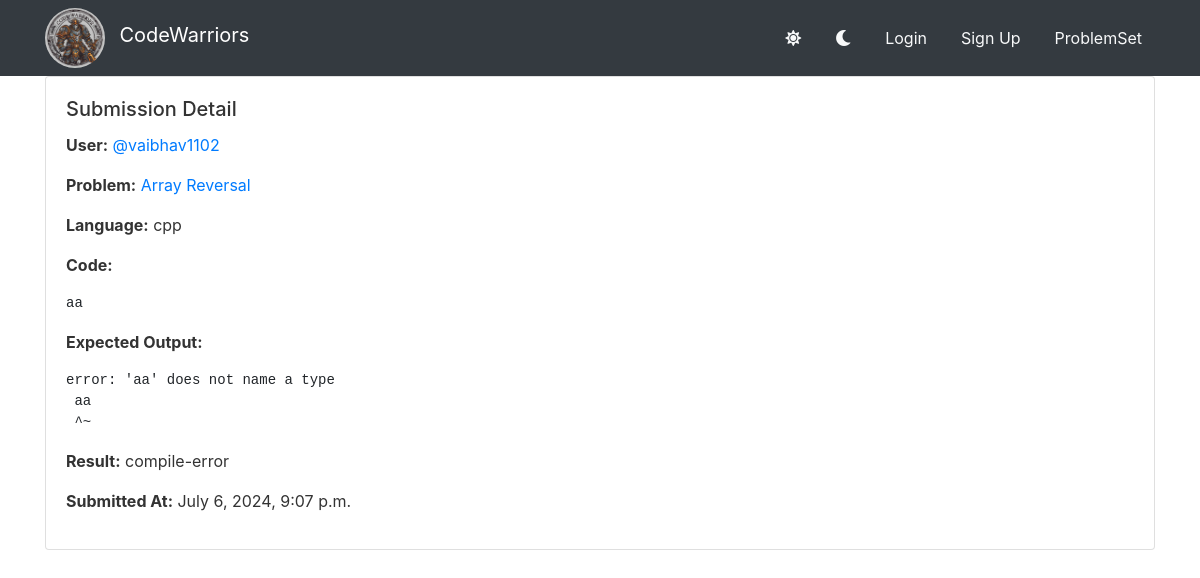
Screenshot of /submission-page/140/ with the database file from the repository.
### base/models.py (models this page shows, shortened)
class CodeSubmission(models.Model):
    language=models.CharField(max_length=100, choices=languages)
    code=models.TextField()
    user=models.ForeignKey(User,on_delete=models.CASCADE,null=True)
    problem =models.ForeignKey(Problem,on_delete=models.CASCADE,null=True)
    input_data=models.TextField(null=True,blank=True)
    output_data=models.TextField(null=True,blank=True)
    timestamp=models.DateTimeField(auto_now_add=True)
    status=models.CharField(max_length=100,choices=status_flag,default='passed')
    passed_testcases=models.CharField(max_length=100,default='0')
    class Meta:
        ordering=['-timestamp']

class Problem(models.Model):
    user=models.ForeignKey(User,on_delete=models.CASCADE,null=True)
    difficulty=models.CharField(max_length=100,choices=difficulties)
    topics=models.CharField(max_length=100,choices=topics,default='maths')
    title=models.CharField(max_length=100)
    statement=models.TextField()
    constraints=models.TextField()
    inputs=models.TextField()
    outputs=models.TextField()
    created=models.DateTimeField(auto_now_add=True,null=True)

### base/views.py (the view)
# urls.py: path('submission-page/<str:pk>/',views.submissionPage,name='submission-page'),
def submissionPage(request,pk):
    codesubmission=CodeSubmission.objects.get(id=int(pk))
    context={'submission':codesubmission}
    return render(request,'base/submission-page.html',context)

### base/templates/base/submission-page.html (shortened to what this page needs)
{% extends 'main.html' %}
{% block content %}
<div class="container">
    <div class="card mb-3">
        <div class="card-body">
            <h5 class="card-title">Submission Detail</h5>
            <p><strong>User:</strong> <a href="{% url 'profile' submission.user.id %}">@{{ submission.user.username }}</a></p>
            <p><strong>Problem:</strong><a href="{% url 'problem-page' submission.problem.id %}"> {{ submission.problem.title }}</a></p>
            <p><strong>Language:</strong> {{ submission.language }}</p>
            <p><strong>Code:</strong></p>
            <pre><code class="submission-code">{{ submission.code }}</code></pre>
            <p><strong>Expected Output:</strong></p>
            <pre><code class="submission-code">{{ submission.output_data}}</code></pre>
            <p><strong>Result:</strong> {{ submission.status }}</p>
            <p><strong>Submitted At:</strong> {{ submission.timestamp}}</p>
        </div>
    </div>
</div>
{% endblock %}

### static/styles/style.css (style rules this page uses)
.theme-light .card { background-color: #fff; color: #333; }
.theme-light .card-title { color: #333; }

### rows the page displays
CodeSubmission: user.username "vaibhav1102", problem "Array Reversal", language "cpp", code "aa", output_data "error: 'aa' does not name a type aa ^~", status "compile-error", timestamp "July 6, 2024, 9:07 p.m."
